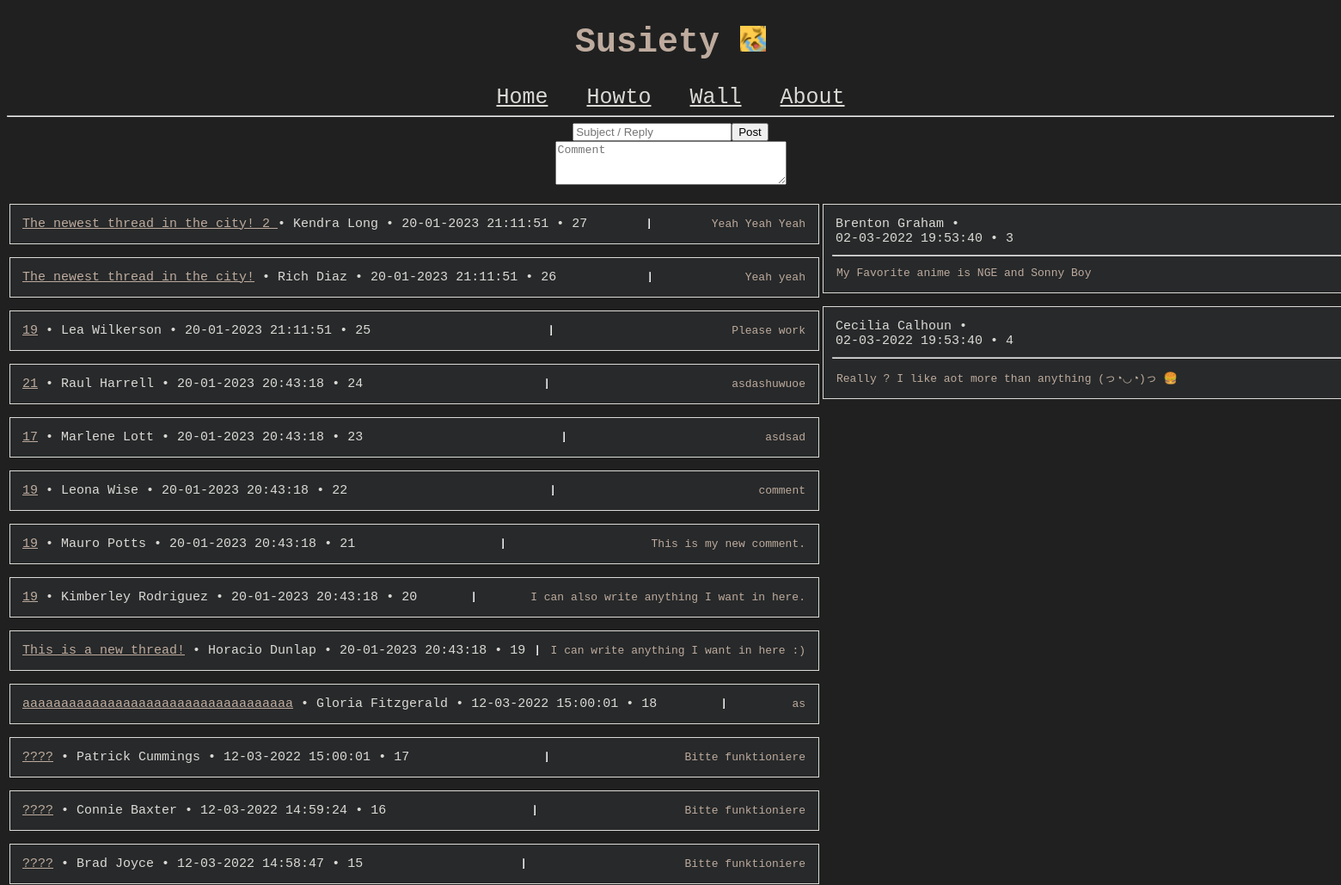
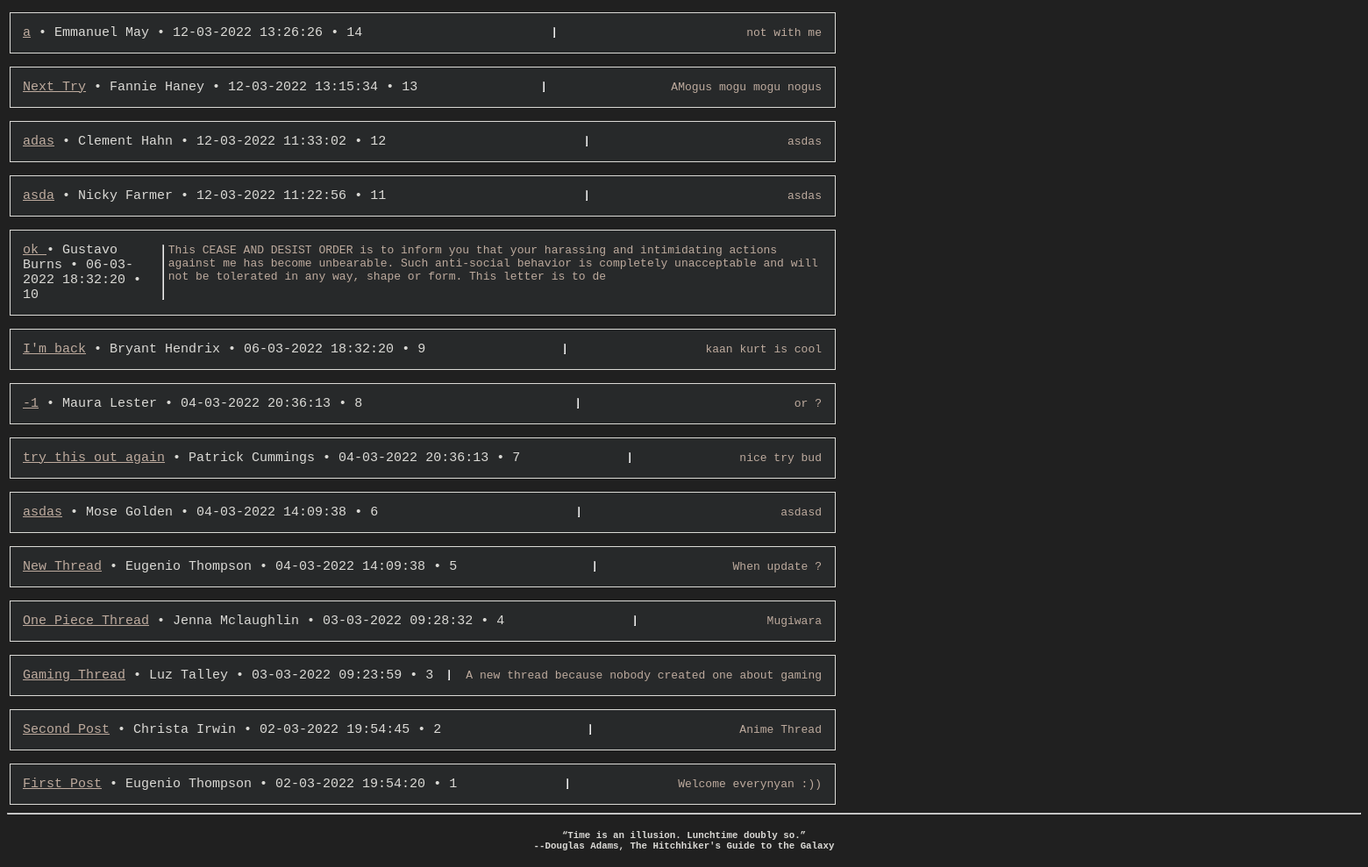
The app's page /wall/2 with its own data (2 pictures, top to bottom).
### susiety/models.py (models this page shows)
class Post(db.Model):
    id = db.Column(db.Integer, primary_key=True)
    author = db.Column(db.String(50), nullable=False)
    subject = db.Column(db.String(35), nullable=False)
    date_posted = db.Column(db.DateTime, nullable=False, default=datetime.utcnow())
    comment = db.Column(db.String(100), nullable=False)

class Reply(db.Model):
    id = db.Column(db.Integer, primary_key=True)
    author = db.Column(db.String(50), nullable=False)
    subject = db.Column(db.Integer, nullable=False)
    date_posted = db.Column(db.DateTime, nullable=False, default=datetime.utcnow())
    comment = db.Column(db.String(1000), nullable=False)

### susiety/posts/routes.py (the view, shortened to what this page needs)
@posts.route("/wall/<int:post_id>", methods=['GET', 'POST'])
def reply_wall(post_id):
    form = PostForm()
    posts = Post.query.all()
    replies = Reply.query.filter_by(subject=post_id)
    return render_template('reply_wall.html', title='Wall', form=form, posts=posts, replies=replies)

### susiety/posts/forms.py
class PostForm(FlaskForm):
    subject = StringField('Subject', render_kw={"placeholder": 'Subject / Reply'}, validators=[DataRequired(), Length(min=1, max=35)])
    comment = TextAreaField('Comment', render_kw={"placeholder": 'Comment', "rows": '3', "cols": '31'}, validators=[DataRequired(), Length(min=1, max=1000)])
    submit = SubmitField('Post')

### susiety/templates/reply_wall.html (shortened to what this page needs)
{% extends "layout.html" %}
{% block content %}
    <div calss="postSubmit">
        <form method="POST" action="">
                <div class="postSubmit">
                    {{ form.subject}}{{ form.submit }} <br>
                    {{ form.comment }}
                </div>
        </form>
    </div>
    <table>
        <tr>
            <td>
                {% for post in posts|reverse %}
                    <div class="box">
                        <div class="subject">
                            <a href="{{ url_for('posts.reply_wall', post_id=post.id) }}" class="box_subject">{{ post.subject }}</a> • {{ post.author }} • {{ post.date_posted.strftime('%d-%m-%Y %H:%M:%S') }} • {{ post.id }}
                        </div>
                        <hr>
                        <div class="comment">
                            {{ post.comment }}
                        </div>
                    </div>
                {% endfor %}
            </td>
            <td>
                {% for reply in replies %}
                    <div class="boxRight">
                        <div class="subject">
                            {{ reply.author }} •
                            <div>
                                {{ reply.date_posted.strftime('%d-%m-%Y %H:%M:%S') }} • {{ reply.id }}
                            </div>
                        </div>
                        <hr>
                        <div class="comment">
                            {{ reply.comment }}
                        </div>
                    </div>
                {% endfor %}
            </td>
        </tr>
    </table>
{% endblock content %}

### susiety/static/main.css (style rules this page uses)
body { font-family: monospace; background-color: #202020; }
a { color: #dbdad6; }
tr { vertical-align: top; }
.postSubmit { text-align: center; }
.box { display: flex; width: 920px; padding: 10px; margin-top: 15px; border: 1px solid #dbdad6; background: rgba(173, 216, 230, 0.05); }
.boxRight { width: 920px; padding: 10px; margin-top: 15px; border: 1px solid #dbdad6; background: rgba(173, 216, 230, 0.05); }
.box_subject { color: #beab9e; }
.subject { color: #dbdad6; font-size: 15px; padding: 4px; }
.comment { font-size: 13px; color: #beab9e; padding: 5px; }

### records on screen
Post: subject "The newest thread in the city! 2", author "Kendra Long", date_posted "20-01-2023 21:11:51", id "27", comment "Yeah Yeah Yeah"
Post: subject "The newest thread in the city!", author "Rich Diaz", date_posted "20-01-2023 21:11:51", id "26", comment "Yeah yeah"
Post: subject "19", author "Lea Wilkerson", date_posted "20-01-2023 21:11:51", id "25", comment "Please work"
Post: subject "21", author "Raul Harrell", date_posted "20-01-2023 20:43:18", id "24", comment "asdashuwuoe"
Post: subject "17", author "Marlene Lott", date_posted "20-01-2023 20:43:18", id "23", comment "asdsad"
Post: subject "19", author "Leona Wise", date_posted "20-01-2023 20:43:18", id "22", comment "comment"
Post: subject "19", author "Mauro Potts", date_posted "20-01-2023 20:43:18", id "21", comment "This is my new comment."
Post: subject "19", author "Kimberley Rodriguez", date_posted "20-01-2023 20:43:18", id "20", comment "I can also write anything I want in here."
Post: subject "This is a new thread!", author "Horacio Dunlap", date_posted "20-01-2023 20:43:18", id "19", comment "I can write anything I want in here :)"
Post: subject "aaaaaaaaaaaaaaaaaaaaaaaaaaaaaaaaaaa", author "Gloria Fitzgerald", date_posted "12-03-2022 15:00:01", id "18", comment "as"
Post: subject "????", author "Patrick Cummings", date_posted "12-03-2022 15:00:01", id "17", comment "Bitte funktioniere"
Post: subject "????", author "Connie Baxter", date_posted "12-03-2022 14:59:24", id "16", comment "Bitte funktioniere"
Post: subject "????", author "Brad Joyce", date_posted "12-03-2022 14:58:47", id "15", comment "Bitte funktioniere"
Post: subject "a", author "Emmanuel May", date_posted "12-03-2022 13:26:26", id "14", comment "not with me"
Post: subject "Next Try", author "Fannie Haney", date_posted "12-03-2022 13:15:34", id "13", comment "AMogus mogu mogu nogus"
Post: subject "adas", author "Clement Hahn", date_posted "12-03-2022 11:33:02", id "12", comment "asdas"
Post: subject "asda", author "Nicky Farmer", date_posted "12-03-2022 11:22:56", id "11", comment "asdas"
Post: subject "ok", author "Gustavo Burns", date_posted "06-03-2022 18:32:20", id "10", comment "This CEASE AND DESIST ORDER is to inform you that your harassing and intimidating actions against me has become unbearable. Such anti-social behavior is completely unacceptable and will not be tolerated in any way, shape or form. This letter is to de"
Post: subject "I'm back", author "Bryant Hendrix", date_posted "06-03-2022 18:32:20", id "9", comment "kaan kurt is cool"
Post: subject "-1", author "Maura Lester", date_posted "04-03-2022 20:36:13", id "8", comment "or ?"
Post: subject "try this out again", author "Patrick Cummings", date_posted "04-03-2022 20:36:13", id "7", comment "nice try bud"
Post: subject "asdas", author "Mose Golden", date_posted "04-03-2022 14:09:38", id "6", comment "asdasd"
Post: subject "New Thread", author "Eugenio Thompson", date_posted "04-03-2022 14:09:38", id "5", comment "When update ?"
Post: subject "One Piece Thread", author "Jenna Mclaughlin", date_posted "03-03-2022 09:28:32", id "4", comment "Mugiwara"
Post: subject "Gaming Thread", author "Luz Talley", date_posted "03-03-2022 09:23:59", id "3", comment "A new thread because nobody created one about gaming"
Post: subject "Second Post", author "Christa Irwin", date_posted "02-03-2022 19:54:45", id "2", comment "Anime Thread"
Post: subject "First Post", author "Eugenio Thompson", date_posted "02-03-2022 19:54:20", id "1", comment "Welcome everynyan :))"
Reply: author "Brenton Graham", date_posted "02-03-2022 19:53:40", id "3", comment "My Favorite anime is NGE and Sonny Boy"
Reply: author "Cecilia Calhoun", date_posted "02-03-2022 19:53:40", id "4", comment "Really ? I like aot more than anything (っ◔◡◔)っ 🍔"
